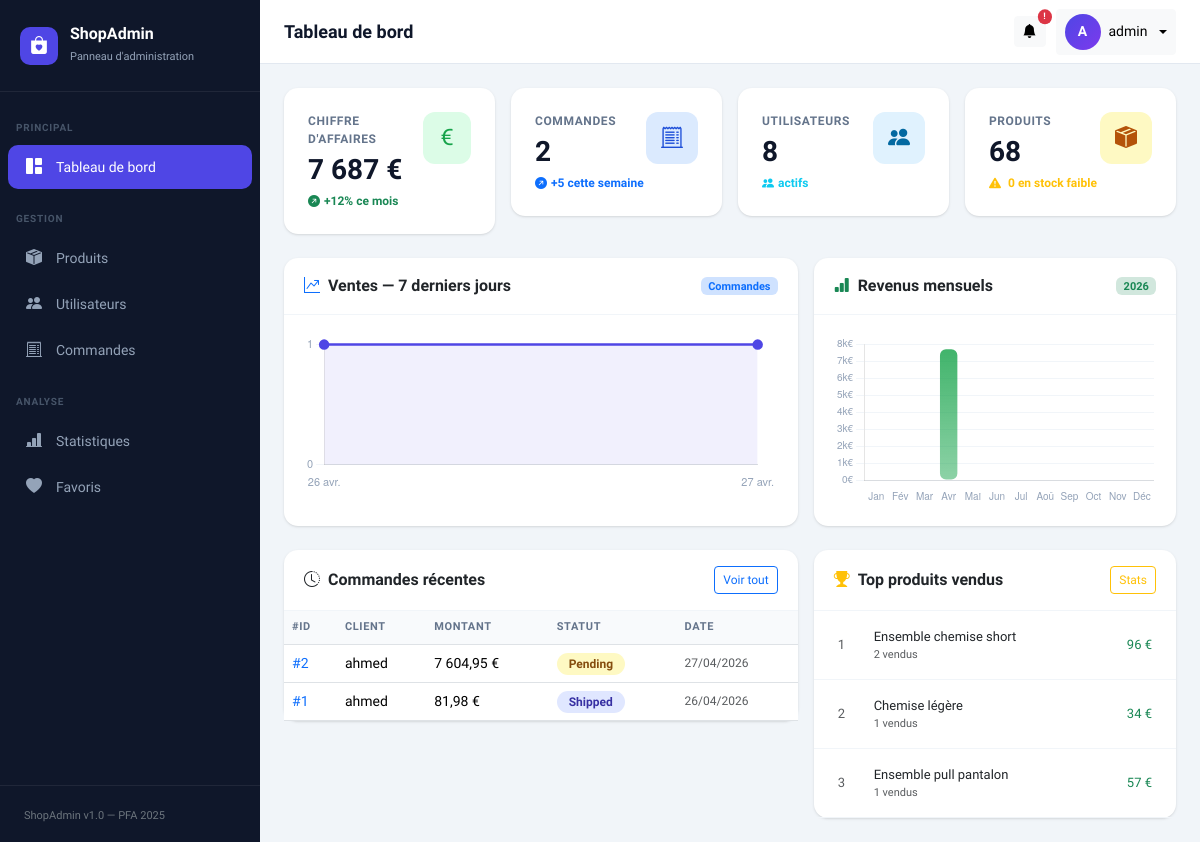
The page /dashboard-admin-main/index.php (signed in) on the database as committed earlier.
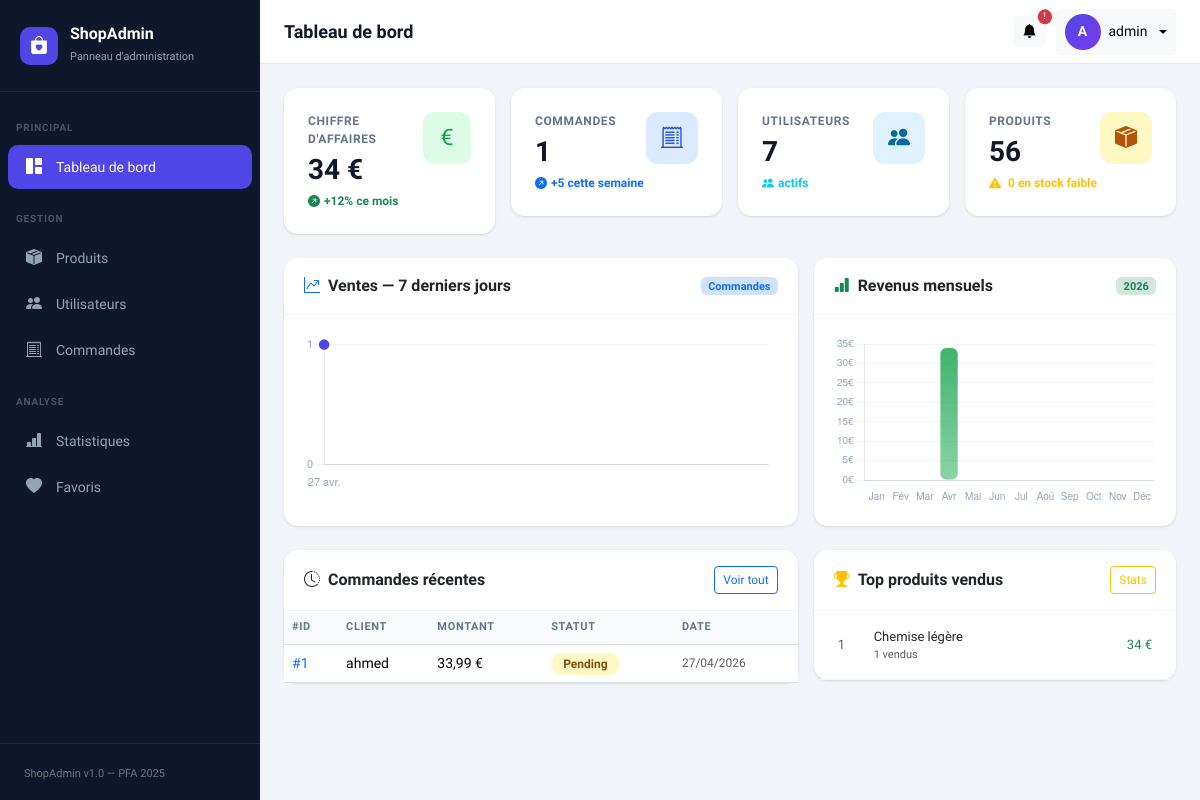
The same page on the database as committed later.
### tables this page shows
CREATE TABLE `orders` (
  `id` int(11) NOT NULL,
  `user_id` int(11) DEFAULT NULL,
  `total_price` decimal(10,2) DEFAULT NULL,
  `status` enum('pending','paid','shipped','delivered','cancelled') DEFAULT 'pending',
  `created_at` timestamp NOT NULL DEFAULT current_timestamp()
);

CREATE TABLE `users` (
  `id` int(11) NOT NULL,
  `name` varchar(50) NOT NULL,
  `email` varchar(255) NOT NULL,
  `role` enum('admin','customer') DEFAULT 'customer',
  `is_active` tinyint(1) DEFAULT 1,
  `password` varchar(255) NOT NULL,
  `reset_token_hash` varchar(64) DEFAULT NULL,
  `reset_token_expires_at` datetime DEFAULT NULL,
  `is_verified` tinyint(1) DEFAULT 0,
  `verification_code` varchar(6) DEFAULT NULL,
  `code_expiry` datetime DEFAULT NULL
);

CREATE TABLE `produits` (
  `id` varchar(20) NOT NULL,
  `name` varchar(150) DEFAULT NULL,
  `description` text DEFAULT NULL,
  `price` decimal(10,2) DEFAULT NULL,
  `stock` int(11) DEFAULT NULL,
  `sku` varchar(100) DEFAULT NULL,
  `image_path` varchar(255) DEFAULT NULL,
  `category_id` int(11) DEFAULT NULL,
  `color_id` int(11) DEFAULT NULL,
  `created_at` timestamp NOT NULL DEFAULT current_timestamp() ON UPDATE current_timestamp(),
  `product_type` enum('haut','bas','accessoire','chaussure','ensemble') DEFAULT NULL,
  `season` enum('ete','hiver','mi_saison','toutes_saisons') DEFAULT 'toutes_saisons'
);

### dashboard-admin-main/config/database.php (called while the page is built, shortened)
<?php
class Database {
    private static ?PDO $instance = null;
    public static function getInstance(): PDO {
        if (self::$instance === null) {
            $dsn = "mysql:host=" . DB_HOST . ";dbname=" . DB_NAME . ";charset=" . DB_CHARSET;
            $options = [
                PDO::ATTR_ERRMODE            => PDO::ERRMODE_EXCEPTION,
                PDO::ATTR_DEFAULT_FETCH_MODE => PDO::FETCH_ASSOC,
                PDO::ATTR_EMULATE_PREPARES   => false,
            ];
            try {
                self::$instance = new PDO($dsn, DB_USER, DB_PASS, $options);
            } catch (PDOException $e) {
                error_log("Erreur connexion DB : " . $e->getMessage());
                die(json_encode(['error' => 'Connexion à la base de données échouée.']));
            }
        }
        return self::$instance;
    }
}

### dashboard-admin-main/models/Product.php (called while the page is built, shortened)
<?php
require_once __DIR__ . '/../config/database.php';
class Product {
    private PDO $db;
    public function __construct() {
        $this->db = Database::getInstance();
    }
    public function count(): int {
        return (int) $this->db->query("SELECT COUNT(*) FROM produits")->fetchColumn();
    }
    public function getLowStock(int $threshold = 5): array {
        $stmt = $this->db->prepare("
            SELECT * FROM produits WHERE stock < ? ORDER BY stock ASC
        ");
        $stmt->execute([$threshold]);
        return $stmt->fetchAll();
    }
    public function getTopSelling(int $limit = 5): array {
        $stmt = $this->db->prepare("
            SELECT p.id, p.name, p.price, p.image_path as image,
                   SUM(oi.quantity) AS total_sold,
                   SUM(oi.quantity * oi.price) AS revenue
            FROM produits p
            JOIN order_items oi ON p.id = oi.product_id
            GROUP BY p.id, p.name, p.price, p.image_path
            ORDER BY total_sold DESC
            LIMIT ?
        ");
        $stmt->execute([$limit]);
        return $stmt->fetchAll();
    }
}

### dashboard-admin-main/models/User.php (called while the page is built, shortened)
<?php
require_once __DIR__ . '/../config/database.php';
class User {
    private PDO $db;
    public function __construct() {
        $this->db = Database::getInstance();
    }
    public function count(): int {
        return (int) $this->db->query("SELECT COUNT(*) FROM users WHERE role = 'customer'")->fetchColumn();
    }
}

### dashboard-admin-main/models/Order.php (called while the page is built, shortened)
<?php
require_once __DIR__ . '/../config/database.php';
class Order {
    private PDO $db;
    public function __construct() {
        $this->db = Database::getInstance();
    }
    public function count(): int {
        return (int) $this->db->query("SELECT COUNT(*) FROM orders")->fetchColumn();
    }
    public function getTotalRevenue(): float {
        return (float) $this->db->query(
            "SELECT COALESCE(SUM(total_price), 0) FROM orders WHERE status != 'cancelled'"
        )->fetchColumn();
    }
    public function getRecent(int $limit = 5): array {
        $stmt = $this->db->prepare("
            SELECT o.*, o.total_price AS total, u.name AS user_name
            FROM orders o
            JOIN users u ON o.user_id = u.id
            ORDER BY o.created_at DESC
            LIMIT ?
        ");
        $stmt->execute([$limit]);
        return $stmt->fetchAll();
    }
}

### dashboard-admin-main/views/dashboard.php (the view, shortened to what the changed rows need)
<?php
require_once __DIR__ . '/../includes/header.php';
require_once __DIR__ . '/../includes/sidebar.php';
?>
<div class="main-wrapper">
    <?php require_once __DIR__ . '/../includes/navbar.php'; ?>
    <div class="content-area">
        <div class="row g-3 mb-4">
            <div class="col-sm-6 col-xl-3">
                <div class="card stat-card p-4">
                    <div class="d-flex justify-content-between align-items-start">
                        <div>
                            <div class="stat-label mb-2">Chiffre d'affaires</div>
                            <div class="stat-value"><?= number_format($stats['revenue'], 0, ',', ' ') ?> €</div>
                            <div class="stat-trend text-success mt-2">
                                <i class="bi bi-arrow-up-right-circle-fill me-1"></i>+12% ce mois
                            </div>
                        </div>
                        <div class="stat-icon" style="background:#dcfce7;">
                            <i class="bi bi-currency-euro" style="color:#16a34a;"></i>
                        </div>
                    </div>
                </div>
            </div>
            <div class="col-sm-6 col-xl-3">
                <div class="card stat-card p-4">
                    <div class="d-flex justify-content-between align-items-start">
                        <div>
                            <div class="stat-label mb-2">Commandes</div>
                            <div class="stat-value"><?= $stats['orders'] ?></div>
                            <div class="stat-trend text-primary mt-2">
                                <i class="bi bi-arrow-up-right-circle-fill me-1"></i>+5 cette semaine
                            </div>
                        </div>
                        <div class="stat-icon" style="background:#dbeafe;">
                            <i class="bi bi-receipt-cutoff" style="color:#1d4ed8;"></i>
                        </div>
                    </div>
                </div>
            </div>
            <div class="col-sm-6 col-xl-3">
                <div class="card stat-card p-4">
                    <div class="d-flex justify-content-between align-items-start">
                        <div>
                            <div class="stat-label mb-2">Utilisateurs</div>
                            <div class="stat-value"><?= $stats['users'] ?></div>
                            <div class="stat-trend text-info mt-2">
                                <i class="bi bi-people-fill me-1"></i>actifs
                            </div>
                        </div>
                        <div class="stat-icon" style="background:#e0f2fe;">
                            <i class="bi bi-people-fill" style="color:#0369a1;"></i>
                        </div>
                    </div>
                </div>
            </div>
            <div class="col-sm-6 col-xl-3">
                <div class="card stat-card p-4">
                    <div class="d-flex justify-content-between align-items-start">
                        <div>
                            <div class="stat-label mb-2">Produits</div>
                            <div class="stat-value"><?= $stats['products'] ?></div>
                            <div class="stat-trend text-warning mt-2">
                                <i class="bi bi-exclamation-triangle-fill me-1"></i>
                                <?= count($lowStockAlerts) ?> en stock faible
                            </div>
                        </div>
                        <div class="stat-icon" style="background:#fef9c3;">
                            <i class="bi bi-box-seam-fill" style="color:#b45309;"></i>
                        </div>
                    </div>
                </div>
            </div>
        </div>
        <div class="row g-3 mb-4">
            <div class="col-lg-7">
                <div class="card h-100">
                    <div class="card-header d-flex justify-content-between align-items-center">
                        <span><i class="bi bi-graph-up-arrow me-2 text-primary"></i>Ventes — 7 derniers jours</span>
                        <span class="badge bg-primary-subtle text-primary" style="font-size:11px;">Commandes</span>
                    </div>
                    <div class="card-body" style="padding:20px;">
                        <canvas id="salesChart" height="100"></canvas>
                    </div>
                </div>
            </div>
            <div class="col-lg-5">
                <div class="card h-100">
                    <div class="card-header d-flex justify-content-between align-items-center">
                        <span><i class="bi bi-bar-chart-fill me-2 text-success"></i>Revenus mensuels</span>
                        <span class="badge bg-success-subtle text-success" style="font-size:11px;"><?= date('Y') ?></span>
                    </div>
                    <div class="card-body" style="padding:20px;">
                        <canvas id="monthlyChart" height="160"></canvas>
                    </div>
                </div>
            </div>
        </div>
        <div class="row g-3">
            <div class="col-lg-7">
                <div class="card">
                    <div class="card-header d-flex justify-content-between align-items-center">
                        <span><i class="bi bi-clock-history me-2"></i>Commandes récentes</span>
                        <a href="index.php?page=orders" class="btn btn-sm btn-outline-primary" style="font-size:12px;">
                            Voir tout
                        </a>
                    </div>
                    <div class="table-responsive">
                        <table class="table mb-0">
                            <thead>
                                <tr>
                                    <th>#ID</th>
                                    <th>Client</th>
                                    <th>Montant</th>
                                    <th>Statut</th>
                                    <th>Date</th>
                                </tr>
                            </thead>
                            <tbody>
                                <?php foreach ($recentOrders as $order): ?>
                                <tr>
                                    <td><span class="fw-700 text-primary">#<?= $order['id'] ?></span></td>
                                    <td><?= htmlspecialchars($order['user_name']) ?></td>
                                    <td class="fw-600"><?= number_format($order['total'], 2, ',', ' ') ?> €</td>
                                    <td>
                                        <span class="status-badge status-<?= $order['status'] ?>">
                                            <?= ucfirst($order['status']) ?>
                                        </span>
                                    </td>
                                    <td class="text-muted" style="font-size:12px;">
                                        <?= date('d/m/Y', strtotime($order['created_at'])) ?>
                                    </td>
                                </tr>
                                <?php endforeach; ?>
                            </tbody>
                        </table>
                    </div>
                </div>
            </div>
            <div class="col-lg-5">
                <div class="card">
                    <div class="card-header d-flex justify-content-between align-items-center">
                        <span><i class="bi bi-trophy-fill text-warning me-2"></i>Top produits vendus</span>
                        <a href="index.php?page=stats" class="btn btn-sm btn-outline-warning" style="font-size:12px;">Stats</a>
                    </div>
                    <div class="card-body p-0">
                        <?php foreach ($topProducts as $i => $p): ?>
                        <div class="d-flex align-items-center gap-3 px-4 py-3"
                             style="border-bottom: 1px solid #f1f5f9;">
                            <span class="fw-800 text-muted" style="min-width:20px;font-size:13px;">
                                <?= $i + 1 ?>
                            </span>
                            <div class="flex-grow-1">
                                <div class="fw-600" style="font-size:13px;">
                                    <?= htmlspecialchars($p['name']) ?>
                                </div>
                                <div class="text-muted" style="font-size:11px;">
                                    <?= $p['total_sold'] ?> vendus
                                </div>
                            </div>
                            <span class="fw-700 text-success" style="font-size:13px;">
                                <?= number_format($p['revenue'], 0, ',', ' ') ?> €
                            </span>
                        </div>
                        <?php endforeach; ?>
                    </div>
                </div>
            </div>
        </div>
    </div>
</div>
<?php require_once __DIR__ . '/../includes/footer.php'; ?>

Rows that differ between the two databases and show on the page:
removed orders: id "2", user.name "ahmed", total_price "7 604,95", status "Pending", created_at "27/04/2026"
no longer on this page (row edited): produits: name "Ensemble chemise short", total_sold "2", revenue "96"
no longer on this page (row edited): produits: name "Ensemble pull pantalon", total_sold "1", revenue "57"
changed orders "ahmed": total_price "81,98" → "33,99"; status "Shipped" → "Pending"; created_at "26/04/2026" → "27/04/2026"
Other text that changed with them:
$stats['revenue']: "7 687" → "34"
$stats['orders']: "2" → "1"
$stats['users']: "8" → "7"
$stats['products']: "68" → "56"
chart data {{ json_encode($labels7days) }}: ["2026-04-26","2026-04-27"] → ["2026-04-27"]
chart data {{ json_encode($sales7days) }}: [1,1] → [1]
chart data {{ json_encode(array_values($revenueByMonth)) }}: [0,0,0,7686.93,0,0,0,0,0,0,0,0] → [0,0,0,33.99,0,0,0,0,0,0,0,0]
